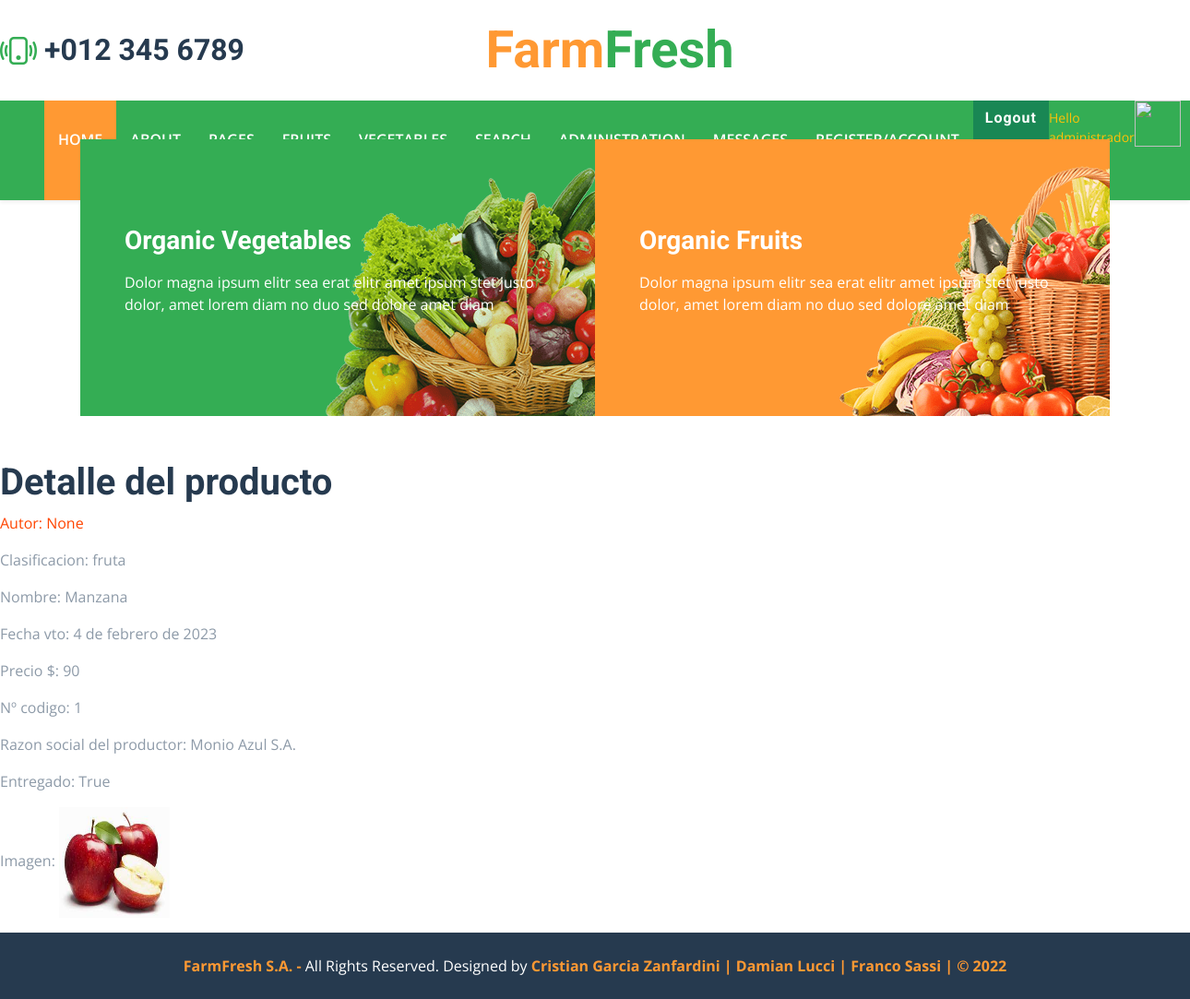
The app's page /entregables/detalle/1/ (signed in) with its own data.
### appfarm/models.py (models this page shows, shortened)
class Entregable(models.Model):
    CATEGORIA = (
        ("fruta", "fruta"),
        ("verdura", "verdura"),
    )
    clasificacion = models.CharField(max_length=100, choices=CATEGORIA)
    nombre = models.CharField(max_length=100, unique=True)
    fecha_de_vto = models.DateField()
    precio = models.IntegerField(null=True, blank=True)
    codigo = models.IntegerField(null=True, blank=True, unique=True, verbose_name="Nº codigo")
    productor = models.CharField(max_length=100, null=True, blank=True, verbose_name="Razon social del productor")
    entregado = models. BooleanField()
    imagen = models.ImageField(upload_to="avatares", default="avatares/default.png", blank=True)
    usuario = models.ForeignKey(User, on_delete=models.CASCADE, null=True, blank=True)

### appfarm/views.py (the view)
# urls.py: path("entregables/detalle/<pk>/", EntregableDetail.as_view(), name="farm-entregables-detail"),
class EntregableDetail(StaffRequiredMixin, DetailView):
    model = Entregable
    template_name = "appfarm/detail_entregable.html"

### appfarm/views.py (called while the page is built)
    @method_decorator(login_required)
    def dispatch(self, request, *args, **kwargs):
        if not request.user.is_staff:
            return redirect(settings.LOGIN_URL)
        return super(StaffRequiredMixin, self).dispatch(request,
            *args, **kwargs)

### appfarm/templates/appfarm/detail_entregable.html
{% extends 'appfarm/base.html' %}
{% block contenido %}
<h1>Detalle del producto</h1>
<p style="color:orangered">Autor: {{entregable.usuario}}</p>
<p>Clasificacion: {{entregable.clasificacion}}</p>
<p>Nombre: {{entregable.nombre}}</p>
<p>Fecha vto: {{entregable.fecha_de_vto}}</p>
<p>Precio $: {{entregable.precio}}</p>
<p>Nº codigo: {{entregable.codigo}}</p>
<p>Razon social del productor: {{entregable.productor}}</p>
<p>Entregado: {{entregable.entregado}}</p>
<p>
    {% if entregable.imagen %}
    Imagen: <img src="{{entregable.imagen.url}}" width="120" height="120">
    {% endif %}
</p>
{% endblock %}

### appfarm/templates/appfarm/base.html (shortened to what this page needs)
<!DOCTYPE html>
<html lang="en">
<head>
    {% load static %}
    <link href="https://cdnjs.cloudflare.com/ajax/libs/font-awesome/5.15.0/css/all.min.css" rel="stylesheet">
    <link href="https://cdn.jsdelivr.net/npm/bootstrap-icons@1.4.1/font/bootstrap-icons.css" rel="stylesheet">
    <link href="lib/owlcarousel/assets/owl.carousel.min.css" rel="stylesheet">
    <link href="{% static 'appfarm/css/bootstrap.min.css' %}" rel="stylesheet">
    <link href="css/style.css" rel="stylesheet">
</head>
<body>
    <div>
        <div class="row gx-5 py-3 align-items-center">
            <div class="col-lg-3">
                <div class="d-flex align-items-center justify-content-start">
                    <i class="bi bi-phone-vibrate fs-1 text-primary me-2"></i>
                    <h2 class="mb-0">+012 345 6789</h2>
                </div>
            </div>
            <div class="col-lg-6">
                <div class="d-flex align-items-center justify-content-center">
                    <a href="index.html" class="navbar-brand ms-lg-5">
                        <h1 class="m-0 display-4 text-primary"><span class="text-secondary">Farm</span>Fresh</h1>
                    </a>
                </div>
            </div>
        </div>
    </div>
    <nav class="navbar navbar-expand-lg bg-primary navbar-dark shadow-sm py-3 py-lg-0 px-3 px-lg-5">
        <div class="collapse navbar-collapse" id="navbarCollapse">
            <div class="navbar-nav mx-auto py-0">
                <a href="{% url 'inicio' %}" class="nav-item nav-link active">Home</a>
                <a href="{% url 'about' %}" class="nav-item nav-link">About us</a>
                <a href="{% url 'farm-post-list' %}" class="nav-item nav-link">Pages</a>
                <a href="{% url 'farm-solo-frutas' %}" class="nav-item nav-link">Fruits</a>
                <a href="{% url 'farm-solo-verduras' %}" class="nav-item nav-link">Vegetables</a>
                <a href="{% url 'farm-vegetal-buscar' %}" class="nav-item nav-link">Search</a>
                <a href="{% url 'farm-entregables' %}" class="nav-item nav-link">Administration</a>
                <a href="{% url 'inicia-chat' %}" class="nav-item nav-link">Messages</a>
                <a href="{% url 'auth-register' %}" class="nav-item nav-link">Register/account</a>
                {% if request.user.is_authenticated %}
                    <a class="btn btn-success" href="{% url 'auth-logout' %}">Logout</a>
                    <p class="text-warning small mt-2" >Hello {{request.user.username}}</p>
                    <img src="{{imagen_url}}" width="50" height="50" alt ="">
                {% else %}
                    <a class="btn btn-success" href="{% url 'auth-login' %}">Login</a>
                {% endif %}
            </div>
        </div>
    </nav> <br>
    <div class="container-fluid banner mb-5">
        <div class="container">
            <div class="row gx-0">
                <div class="col-md-6">
                    <div class="bg-primary bg-vegetable d-flex flex-column justify-content-center p-5" style="height: 300px;">
                        <h3 class="text-white mb-3">Organic Vegetables</h3>
                        <p class="text-white">Dolor magna ipsum elitr sea erat elitr amet ipsum stet justo dolor, amet lorem diam no duo sed dolore amet diam</p>
                    </div>
                </div>
                <div class="col-md-6">
                    <div class="bg-secondary bg-fruit d-flex flex-column justify-content-center p-5" style="height: 300px;">
                        <h3 class="text-white mb-3">Organic Fruits</h3>
                        <p class="text-white">Dolor magna ipsum elitr sea erat elitr amet ipsum stet justo dolor, amet lorem diam no duo sed dolore amet diam</p>
                    </div>
                </div>
            </div>
        </div>
    </div>
    {% block contenido %}
    {% endblock %}
    <div class="container-fluid bg-dark text-white py-4">
        <div class="container text-center">
            <p class="mb-0"><a class="text-secondary fw-bold" href="#">FarmFresh S.A. - </a> All Rights Reserved. Designed by <a class="text-secondary fw-bold" href="https://htmlcodex.com">Cristian Garcia Zanfardini | Damian Lucci | Franco Sassi | © 2022</a></p>
        </div>
    </div>
</body>
</html>

### appfarm/static/appfarm/css/style.css (style rules this page uses)
:root { --primary: #34AD54; --secondary: #FF9933; --light: #F6FFF2; --dark: #263A4F; }
.btn { font-family: 'Roboto', sans-serif; letter-spacing: 1px; font-weight: 700; transition: .5s; }
.navbar-dark .navbar-nav .nav-link { padding: 30px 15px; font-size: 16px; font-weight: 600; color: #FFFFFF; text-transform: uppercase; transition: .5s; }
.navbar-dark .navbar-nav .nav-link:hover, .navbar-dark .navbar-nav .nav-link.active { background: var(--secondary); }
@media (min-width: 991.98px) { .banner { position: relative; margin-top: -90px; z-index: 1; } }
.bg-vegetable { background: linear-gradient(rgba(52, 173, 84, .2), rgba(52, 173, 84, .2)), url(../img/vegetable.png) bottom right no-repeat; background-size: contain; }
.bg-fruit { background: linear-gradient(rgba(255, 153, 51, .2), rgba(255, 153, 51, .2)), url(../img/fruit.png) bottom right no-repeat; background-size: contain; }

### records on screen
Entregable: usuario "None", clasificacion "fruta", nombre "Manzana", fecha_de_vto "4 de febrero de 2023", precio "90", codigo "1", productor "Monio Azul S.A.", entregado "True", imagen (picture)

### other values on screen
{{ request.user.username }} "administrador"
